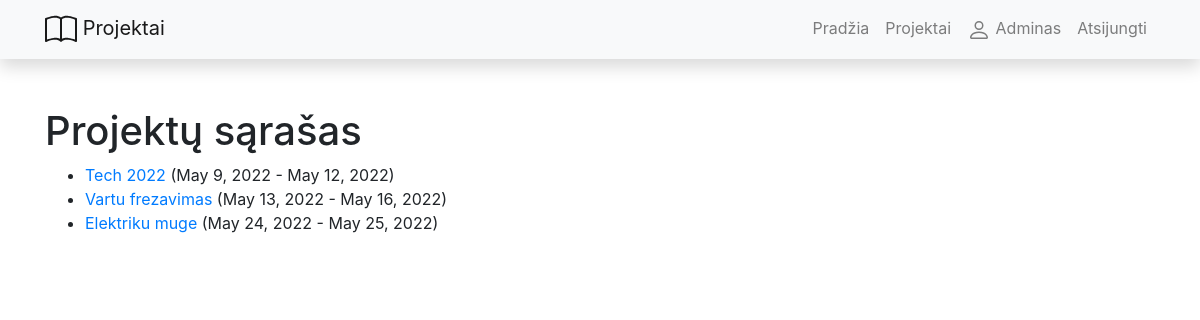
Page /projects/ (signed in) on the committed database.
### projects/models.py (models this page shows, shortened)
class Project(models.Model):
    name = models.CharField('Name', max_length=200)
    start_date = models.DateField('Start date')
    end_date = models.DateField('End date')
    client = models.ForeignKey('Client', on_delete=models.SET_NULL, null=True)
    manager = models.ForeignKey(User, verbose_name="Manager", on_delete=models.SET_NULL, null=True)
    employees = models.ManyToManyField('Employee', verbose_name="Employees")

### projects/views.py (the view)
# urls.py: path('', views.ProjectListView.as_view(), name='projects'),
class ProjectListView(generic.ListView):
    model = Project
    template_name = 'project_list.html'

### projects/templates/project_list.html
{% extends "base.html" %}
{% block content %}
  <h1>Projektų sąrašas</h1>
  {% if project_list %}
  <ul>
    {% for project in project_list %}
      <li>
        <a href="{{ project.id }}">{{ project.name }}</a> ({{project.start_date}} - {{project.end_date}})
      </li>
    {% endfor %}
  </ul>
  {% else %}
    <p>Nėra projektų.</p>
  {% endif %}
{% endblock %}

### projects/templates/base.html (shortened to what this page needs)
<!DOCTYPE html>
<html lang="en">
<head>
    <link rel="stylesheet" href="https://maxcdn.bootstrapcdn.com/bootstrap/4.5.0/css/bootstrap.min.css">
</head>
<body>
<nav class="navbar navbar-expand-lg navbar-light bg-light static-top mb-5 shadow">
    <div class="container">
        <a class="navbar-brand" href="#">
            Projektai</a>
        <div class="collapse navbar-collapse" id="navbarResponsive">
            <ul class="navbar-nav ml-auto">
                <li class="nav-item">
                    <a class="nav-link" href="">Pradžia</a>
                </li>
                <li class="nav-item">
                    <a class="nav-link" href="{% url 'projects' %}">Projektai</a>
                </li>
                {% if user.is_authenticated %}
            <li class="nav-item"><a class="nav-link" href="#">
            {{ user.get_username }}</a></li>
            <li class="nav-item"><a class="nav-link" href="{% url 'logout'%}?next=/projects">Atsijungti</a></li>
          {% else %}
            <li class="nav-item"><a class="nav-link" href="{% url 'login'%}?next={{request.path}}">Prisijungti</a></li>
            <li class="nav-item"><a class="nav-link" href="#">Registruotis</a></li>
          {% endif %}
            </ul>
        </div>
    </div>
</nav>
<div class="container">
    {% block content %}{% endblock %}
</div>
</body>
</html>

### rows in the picture
Project: name "Tech 2022", start_date "May 9, 2022", end_date "May 12, 2022"
Project: name "Vartu frezavimas", start_date "May 13, 2022", end_date "May 16, 2022"
Project: name "Elektriku muge", start_date "May 24, 2022", end_date "May 25, 2022"

### other values in the picture
{{ user.get_username }} "Adminas"
